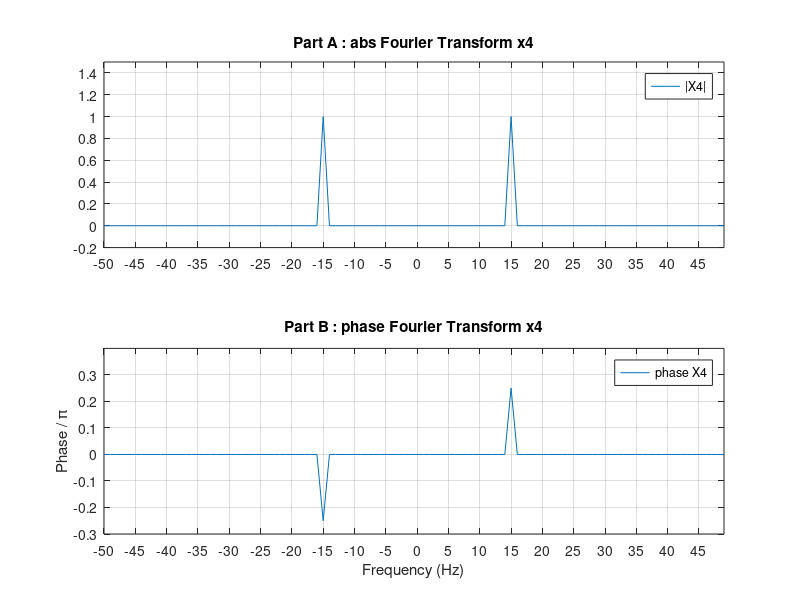

Source code (MATLAB):
% x4 = cos(30pi*t + pi/4) 
% =-=-=-=-=-=-=-=-=-=-=-=-=-=-=-=-=-=-=-=-=-=-=-=-=-=-=-=-=-=-=-=-=-=-=-=-=
% Signals And Systems
% Computer Assignment 3
% Chapter Number One . Exercise Number Four : 1.4
% Mohammad Mahdi Abdolhosseini
% Spring 2021
% =-=-=-=-=-=-=-=-=-=-=-=-=-=-=-=-=-=-=-=-=-=-=-=-=-=-=-=-=-=-=-=-=-=-=-=-=
clc; clear; close all;

fs = 100;
ts = 1/fs;

t_start = 0;
t_end = 1;
t = t_start : ts : t_end - ts;

T = t_end - t_start;
N = T/ts;
delta_f = 1/T;

x4 = cos(30*pi*t + pi/4);

y4 = fftshift(fft(x4));
f = -fs/2 : fs/N : fs/2 - fs/N;

figure
subplot(2,1,1)
y4new = y4/max(abs(y4));
plot(f, abs(y4new));
title('Part A : abs Fourier Transform x4')
set(gca,'xtick', -fs/2 : 5 : fs/2 - fs/N, 'xlim', [-fs/2,fs/2 - fs/N])
set(gca,'ytick', -1 : 0.2 : 3, 'ylim', [-0.2,1.5])
legend('|X4|')
grid on

subplot(2,1,2)
tol = 1e-6;
y4(abs(y4) < tol) = 0;
theta = angle(y4);
plot(f,theta/pi)
title('Part B : phase Fourier Transform x4')
set(gca,'xtick', -fs/2 : 5 : fs/2 - fs/N, 'xlim', [-fs/2,fs/2 - fs/N])
set(gca,'ytick', -1 : 0.1 : 3, 'ylim', [-0.3,0.4])
legend('phase X4')
xlabel 'Frequency (Hz)'
ylabel 'Phase / \pi'
grid on
